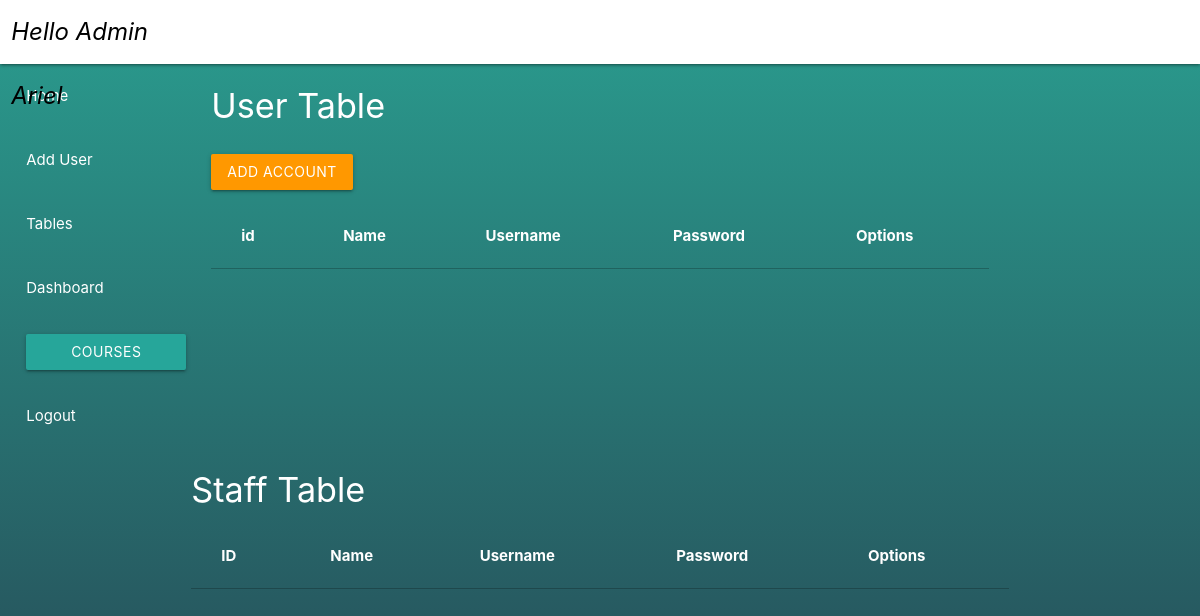
/admin/Table.php (signed in), run on an earlier commit of the app's database.
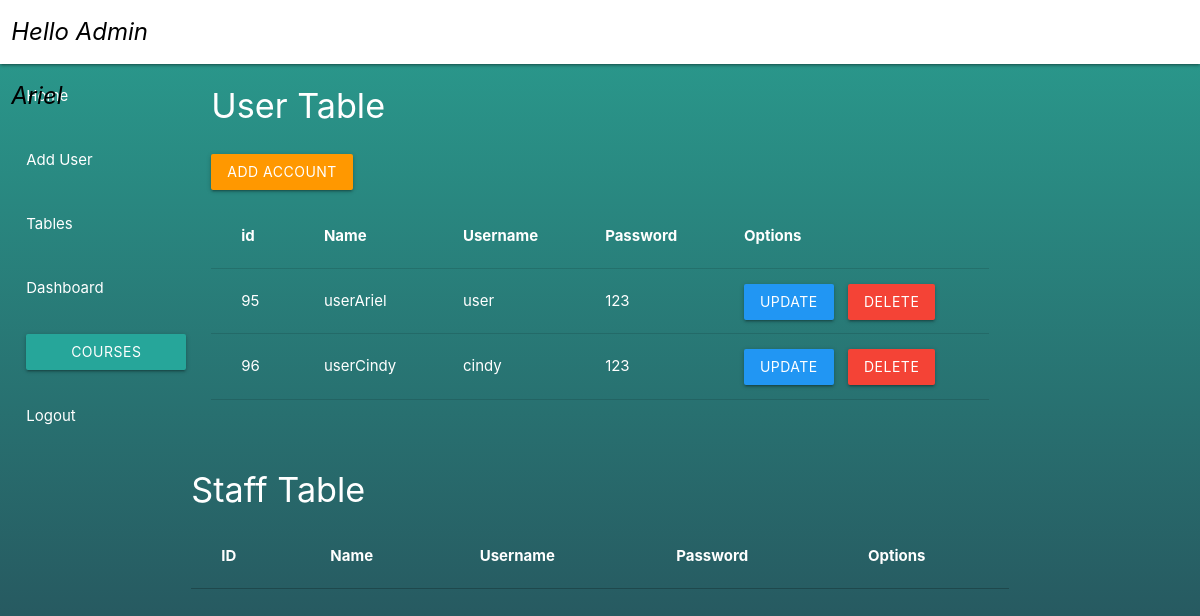
And on a later commit of the database.
### tables this page shows
CREATE TABLE `user` (
  `user_id` int(11) NOT NULL,
  `username` varchar(11) NOT NULL,
  `password` varchar(100) NOT NULL,
  `name` varchar(11) NOT NULL
);

### admin/Table.php (the view, shortened to what this page needs)
<?php
include "../connection_db.php";
?>
<!DOCTYPE html>
<html lang="en">
<head>
    <link type="text/css" rel="stylesheet" href="/ProjectSIA2/materialize/css/materialize.css"
        media="screen,projection" />
</head>
<body>
    <div class="mytablebackground">
        <nav>
            <div class="nav-wrapper white">
                <div class="row">
                    <div class="col s2">
                        <i class="black-text left">
                            <?php echo isset($_SESSION['admin']) ? "Hello Admin " . $_SESSION['admin'] : ''; ?>
                        </i>
                    </div>
                </div>
            </div>
            <div class="row">
                <div class="col s2 ">
                <ul class="left hide-on-med-and-down">
                <li><a style="width:25vh" href="Admin_index.php">Home</a></li><br>
                        <li><a style="width:25vh" href="adminCreateAccount.php">Add User</a></li><br>
                        <li><a style="width:25vh" href="Table.php">Tables</a></li><br>
                        <li><a style="width:25vh" href="Dashboard.php">Dashboard</a></li><br>
                        <li><a class='dropdown-trigger btn' style="width:20vh" href='#' data-target='dropdown1'>Courses</a></li>
                        <li><a style="width:25vh" href="/ProjectSIA2/Logout.php">Logout</a></li><br>
                    </ul>
                </div>
                <div class="col s8">
                    <h4>User Table</h4>
                    <a class="btn orange" href="adminCreateAccount.php">Add Account</a>
                    <table class="white-text">
                        <tr>
                            <th>id</th>
                            <th>Name</th>
                            <th>Username</th>
                            <th>Password</th>
                            <th>Options</th>
                        </tr>
                        <tr>
                            <?php
                            $sql = "SELECT * FROM user";
                            $results = mysqli_query($conn, $sql);
                            while ($row = mysqli_fetch_assoc($results)) {
                                ?>
                                <td>
                                    <?php echo $row['user_id']; ?>
                                </td>
                                <td>
                                    <?php echo $row['name']; ?>
                                </td>
                                <td>
                                    <?php echo $row['username']; ?>
                                </td>
                                <td>
                                    <?php echo $row['password']; ?>
                                </td>
                                <td>
                                    <button class="btn blue"
                                        onclick="location.href = 'updateUser.php?id=<?php echo $row['user_id']; ?>'">Update</button>
                                    <button class="btn red"
                                        onclick="location.href = 'deleteUser.php?id=<?php echo $row['user_id']; ?>'">Delete</button>
                                </td>
                            </tr>
                        <?php } ?>
                    </table>
                </div>
                <div class="container">
                    <div class="col s12">
                        <h4>Staff Table</h4>
                        <table class="white-text">
                            <tr>
                                <th>ID</th>
                                <th>Name</th>
                                <th>Username</th>
                                <th>Password</th>
                                <th>Options</th>
                            </tr>
                        </table>
                    </div>
        </nav>
    </div>
</body>
</html>

### admin/Table.php (style rules this page uses)
.btn { margin-right: 10px; }

What changed in the data, as far as the page shows it:
added user: user_id "95", name "userAriel", username "user", password "123"
added user: user_id "96", name "userCindy", username "cindy", password "123"
